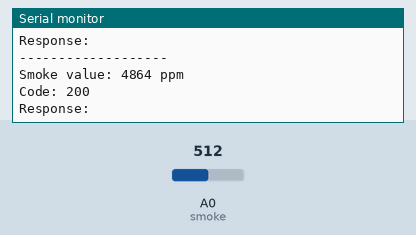
Recording of a sketch running on a simulated ESP8266 (NodeMCU). Shown: the last lines printed to the serial monitor. The test bench sets the inputs (shaded band); at power-on: A0 (smoke) = 512. WiFi joins after 1.5 s; servers stay silent unless stated; uploads are accepted with an empty reply.

Above: at 2.7 s.
2.8 s: A0 (smoke) set to 716
At 3.06 s:
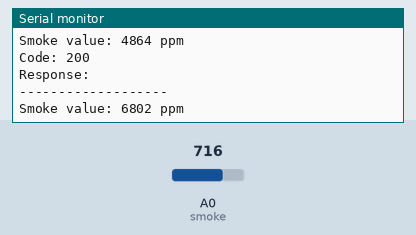
4.3 s: A0 (smoke) set to 900
At 4.9 s:
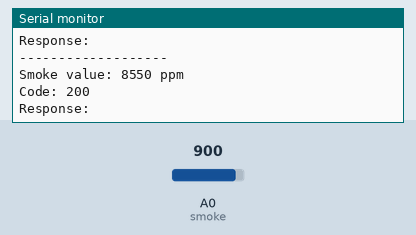
Timing chart, 0 to 7.3 s (numbered marks = the images above; inputs shaded):
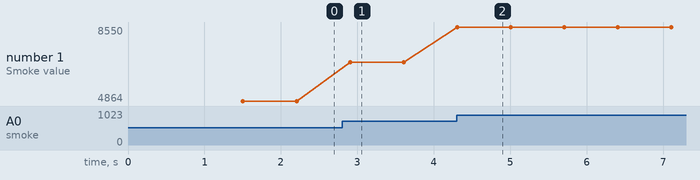

Measured:
- after the input at 2.8 s, the serial monitor: prints a new line after 0.11 s (image 1)
- after the input at 4.3 s, the serial monitor: prints a new line at once (image 2)
- plotted number 1: 4864 → 6802 after the input at 2.8 s, 6802 → 8550 after the input at 4.3 s

The sketch:

http_smoke.ino
```cpp
#include <ESP8266HTTPClient.h>
#include <ESP8266WiFi.h>

// Analog out from the sensor to Pin A0
const int smoke = A0;

int smoke_value;

void setup() {
  // Start the Serial Console
  Serial.begin(115200);

  // Wifi SSID and Password
  WiFi.begin("Bill Wi, the Science Fi", "$tevens1870");

  while (WiFi.status() != WL_CONNECTED) {
    delay(500);
    Serial.println("Attempting to connect to WiFi...");
  }

  Serial.print("IP: ");
  Serial.println(WiFi.localIP());
}

void loop() {
  // Collect Current Reading
  smoke_value = analogRead(smoke) * 9.5;

  Serial.println("-------------------");

  // Print the CO Value to the console
  Serial.print("Smoke value: ");
  Serial.print(smoke_value);
  Serial.println(" ppm");

  HTTPClient http;

  // Start the req
  http.begin("http://192.168.1.175:8080");
  // Add Content Header
  http.addHeader("Content-Type", "application/json");

  int httpCode = http.POST("{ \"value\":" + String(smoke_value) + "}");
  String response = http.getString();

  Serial.print("Code: ");
  Serial.println(httpCode);
  Serial.print("Response: ");
  Serial.println(response);

  // End the request
  http.end();

  // Give some time before taking next reading
  delay(500);
}
```
